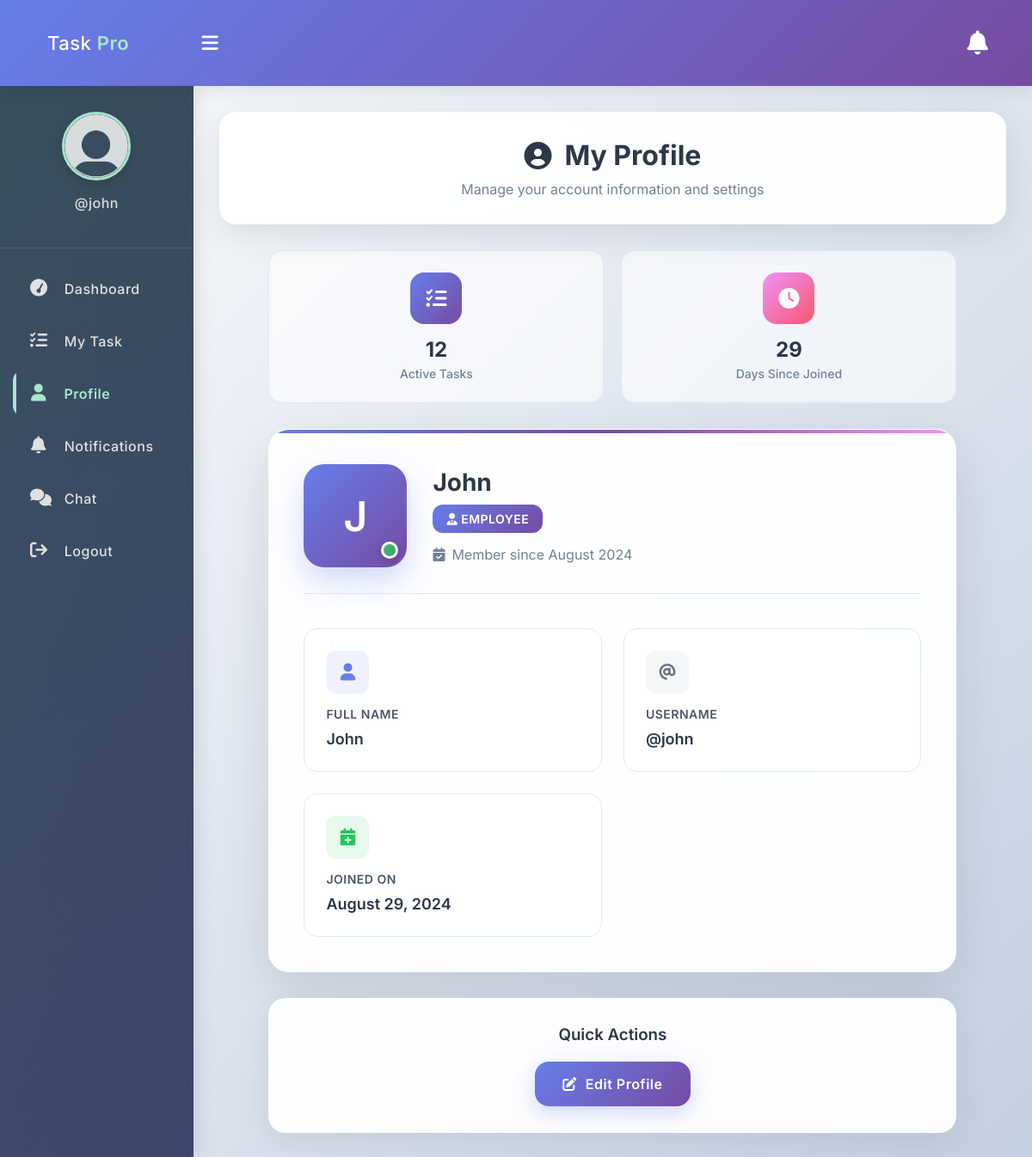
The page /profile.php (signed in) on the database its author committed.
### tables this page shows
CREATE TABLE `users` (
  `id` int(11) NOT NULL,
  `full_name` varchar(50) NOT NULL,
  `username` varchar(50) NOT NULL,
  `password` varchar(255) NOT NULL,
  `role` enum('admin','employee') NOT NULL,
  `created_at` timestamp NOT NULL DEFAULT current_timestamp()
);

### app/Model/User.php (called while the page is built, shortened)
<?php
function get_user_by_id($conn, $id){
    try {
        $sql = "SELECT * FROM users WHERE id = ?";
        $stmt = $conn->prepare($sql);
        $stmt->execute([$id]);
        if($stmt->rowCount() > 0){
            $user = $stmt->fetch(PDO::FETCH_ASSOC);
        }else $user = false;
        return $user;
    } catch (Exception $e) {
        error_log("Error in get_user_by_id: " . $e->getMessage());
        return false;
    }
}
?>

### profile.php (the view, shortened to what this page needs)
<?php
if (isset($_SESSION['role']) && isset($_SESSION['id']) && $_SESSION['role'] == "employee") {
    include "DB_connection.php";
    include "app/Model/User.php";
    $user = get_user_by_id($conn, $_SESSION['id']);
?>
<!DOCTYPE html>
<html>
<head>
	<link rel="stylesheet" href="https://cdnjs.cloudflare.com/ajax/libs/font-awesome/6.0.0/css/all.min.css">
	<link rel="stylesheet" href="css/style.css">
</head>
<body>
	<?php include "inc/header.php" ?>
	<div class="body">
		<?php include "inc/nav.php" ?>
		<section class="section-1">
			<div class="page-header">
				<h1 class="page-title">
					<i class="fas fa-user-circle"></i>
					My Profile
				</h1>
				<p class="page-subtitle">Manage your account information and settings</p>
			</div>
			<div class="profile-container">
				<div class="stats-grid">
					<div class="stat-card">
						<div class="stat-icon tasks">
							<i class="fas fa-tasks"></i>
						</div>
						<div class="stat-number">12</div>
						<div class="stat-label">Active Tasks</div>
					</div>
					<div class="stat-card">
						<div class="stat-icon time">
							<i class="fas fa-clock"></i>
						</div>
						<div class="stat-number"><?= date('d', strtotime($user['created_at'])) ?></div>
						<div class="stat-label">Days Since Joined</div>
					</div>
				</div>
				<div class="profile-card">
					<div class="profile-header">
						<div class="avatar-container">
							<div class="avatar">
								<?= strtoupper(substr($user['full_name'], 0, 1)) ?>
							</div>
							<div class="status-badge" title="Online"></div>
						</div>
						<div class="profile-info">
							<h2 class="profile-name"><?= htmlspecialchars($user['full_name']) ?></h2>
							<div class="profile-role">
								<i class="fas fa-user-tie"></i>
								Employee
							</div>
							<div class="profile-meta">
								<i class="fas fa-calendar-check"></i>
								Member since <?= date('F Y', strtotime($user['created_at'])) ?>
							</div>
						</div>
					</div>
					<div class="profile-details">
						<div class="detail-item">
							<div class="detail-icon name">
								<i class="fas fa-user"></i>
							</div>
							<div class="detail-label">Full Name</div>
							<div class="detail-value"><?= htmlspecialchars($user['full_name']) ?></div>
						</div>
						<div class="detail-item">
							<div class="detail-icon username">
								<i class="fas fa-at"></i>
							</div>
							<div class="detail-label">Username</div>
							<div class="detail-value">@<?= htmlspecialchars($user['username']) ?></div>
						</div>
						<div class="detail-item">
							<div class="detail-icon date">
								<i class="fas fa-calendar-plus"></i>
							</div>
							<div class="detail-label">Joined On</div>
							<div class="detail-value"><?= date('F d, Y', strtotime($user['created_at'])) ?></div>
						</div>
					</div>
				</div>
				<div class="actions-card">
					<h3 style="margin-bottom: 20px; color: #2d3748; font-weight: 600;">Quick Actions</h3>
					<a href="edit_profile.php" class="action-btn">
						<i class="fas fa-edit"></i>
						Edit Profile
					</a>
				</div>
			</div>
		</section>
	</div>
</body>
</html>
<?php
} else {
   $em = "Please login first";
   header("Location: login.php?error=$em");
   exit();
}
?>

### css/style.css (style rules this page uses)
* { padding: 0; margin: 0; box-sizing: border-box; font-family: 'Segoe UI', Tahoma, Geneva, Verdana, sans-serif; }
.body { display: flex; }
.section-1 { padding: 30px; }
.section-1 { width: 100%; background: #ffe; }

### rows shown on the page
users: created_at "29", full_name "J", full_name "John", created_at "August 2024", username "john", created_at "August 29, 2024"

### other values the page prints
$_SESSION['username'] "john"
